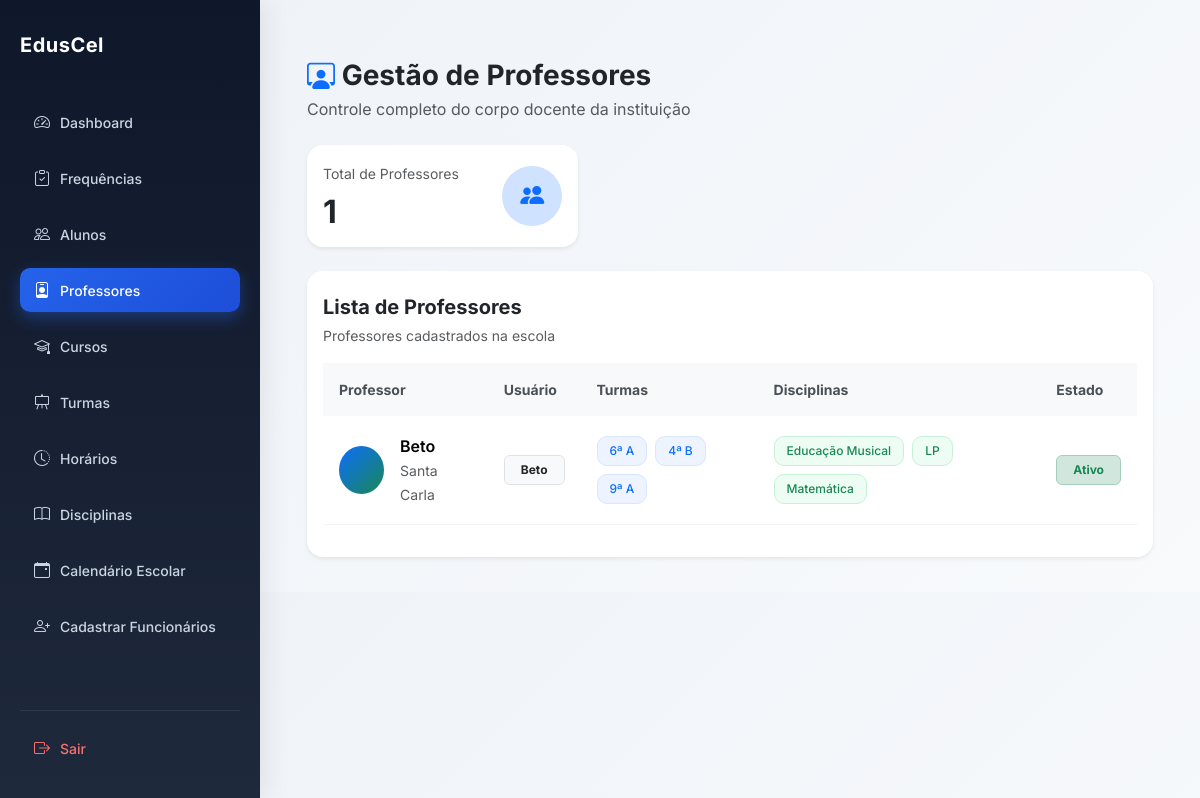
Page /professores/ (signed in) on the committed database.
### users/models.py (models this page shows, shortened)
class User(AbstractUser):
    ROLE_CHOICES = (
        ('SUPERADMIN', 'Super Admin'),
        ('DIRETOR', 'Diretor'),
        ('PROFESSOR', 'Professor'),
        ('ALUNO', 'Aluno'),
        ('FINANCEIRO', 'Financeiro'),
        ('SECRETARIA', 'Secretaria'),
    )
    role = models.CharField(
        max_length=20,
        choices=ROLE_CHOICES,
        default='ALUNO'
    )
    ativo = models.BooleanField(default=True)
    escola = models.ForeignKey(
        'academic.Escola',
        on_delete=models.CASCADE,
        null=True,
        blank=True,
        related_name="usuarios"
    )
    criado_em = models.DateTimeField(auto_now_add=True)
    tentativas_login = models.PositiveIntegerField(
        default=0
    )
    bloqueado_ate = models.DateTimeField(
        null=True,
        blank=True
    )
    objects = UserManager()

### academic/models.py (models this page shows, shortened)
class Escola(models.Model):
    nome = models.CharField(
        "Nome da Escola",
        max_length=255
    )
    codigo = models.CharField(
        "Código da Escola",
        max_length=10,
        unique=True,
        blank=True,
        help_text="Código usado no login da escola"
    )
    logo = models.ImageField(
        upload_to='logos_escolas/',
        blank=True,
        null=True
    )
    endereco = models.CharField(
        "Endereço",
        max_length=255
    )
    provincia = models.CharField(
        "Província",
        max_length=100,
        blank=True,
        null=True
    )
    municipio = models.CharField(
        "Município",
        max_length=100,
        blank=True,
        null=True
    )
    telefone = models.CharField(
        "Telefone",
        max_length=20
    )
    nif = models.CharField(
        "NIF",
        max_length=14,
        blank=True,
        null=True,
        help_text="Número de Identificação Fiscal da escola"
    )
    email = models.EmailField(
        "Email da Escola",
        max_length=254,
        blank=True,
        null=True,
        help_text="Email oficial da escola"
    )
    plano = models.ForeignKey(
        "Plano",
        on_delete=models.SET_NULL,
        null=True,
        blank=True,
        related_name="escolas",
        verbose_name="Plano"
    )
    data_expiracao = models.DateField(
        "Data de Expiração do Plano",
        null=True,
        blank=True
    )
    ativo = models.BooleanField(
        "Ativo",
        default=True
    )
    criada_em = models.DateTimeField(
        "Criada em",
        auto_now_add=True
    )
    class Meta:
        verbose_name = "Escola"
        verbose_name_plural = "Escolas"
        ordering = ["nome"]

class Disciplina(models.Model):
    nome = models.CharField(max_length=90)
    turma = models.ForeignKey(
        Turma,
        on_delete=models.CASCADE,
        related_name="disciplinas"
    )
    professor = models.ForeignKey(
        settings.AUTH_USER_MODEL,
        on_delete=models.CASCADE,
        limit_choices_to={'role': 'PROFESSOR'},
        related_name="disciplinas",
        null=True,
        blank=True
    )
    escola = models.ForeignKey(
        Escola,
        on_delete=models.CASCADE,
        related_name="disciplinas"
    )
    criada_em = models.DateTimeField(auto_now_add=True)
    class Meta:
        unique_together = ('nome', 'turma', 'escola')
        ordering = ["nome"]

class Turma(models.Model):
    CLASSE_CHOICES = [
        ('4', '4ª Classe'),
        ('5', '5ª Classe'),
        ('6', '6ª Classe'),
        ('7', '7ª Classe'),
        ('8', '8ª Classe'),
        ('9', '9ª Classe'),
        ('10', '10ª Classe'),
        ('11', '11ª Classe'),
        ('12', '12ª Classe'),
        ('13', '13ª Classe'),
    ]
    TURNOS = [
        ('MANHA', 'Manhã'),
        ('TARDE', 'Tarde'),
        ('NOITE', 'Noite'),
    ]
    classe = models.CharField(
        max_length=10,
        choices=CLASSE_CHOICES,
        verbose_name="Classe"
    )
    curso = models.ForeignKey(
        'Curso',
        on_delete=models.SET_NULL,
        null=True,
        blank=True,
        related_name="turmas",
        verbose_name="Curso"
    )
    identificador = models.CharField(
        max_length=5,
        verbose_name="Identificador"
    )
    turno = models.CharField(
        max_length=10,
        choices=TURNOS,
        default='MANHA',
        verbose_name='Turno'
    )
    ano_letivo = models.ForeignKey(
        'AnoLetivo',
        on_delete=models.CASCADE,
        related_name="turmas",
        verbose_name="Ano Letivo"
    )
    escola = models.ForeignKey(
        'Escola',
        on_delete=models.CASCADE,
        related_name="turmas",
        verbose_name="Escola"
    )
    professor = models.ForeignKey(
        settings.AUTH_USER_MODEL,
        on_delete=models.SET_NULL,
        related_name="turmas",
        limit_choices_to={"role": "PROFESSOR"},
        null=True,
        blank=True,
        verbose_name="Professor"
    )
    criada_em = models.DateTimeField(
        auto_now_add=True,
        verbose_name="Data de Criação"
    )
    class Meta:
        constraints = [
            models.UniqueConstraint(
                fields=['classe', 'identificador', 'turno', 'ano_letivo', 'escola', 'curso'],
                name='unique_turma_por_curso'
            )
        ]
        verbose_name = "Turma"
        verbose_name_plural = "Turmas"

### core/views.py (the view)
# urls.py: path('professores/', views.lista_professores, name='professores'),
@login_required
def lista_professores(request):
    escola = get_escola(request)
    if not escola:
        return redirect("dashboard")
    professores = User.objects.filter(
        role="PROFESSOR",
        escola=escola
    ).prefetch_related(
        Prefetch(
            "disciplinas",
            queryset=Disciplina.objects.select_related(
                "turma",
                "turma__curso"
            )
        )
    ).annotate(
        total_turmas=Count("disciplinas__turma", distinct=True),
        total_disciplinas=Count("disciplinas", distinct=True),
    ).order_by(
        "first_name",
        "username"
    )
    total_professores = professores.count()
    return render(request, "professores.html", {
        "professores": professores,
        "total_professores": total_professores,
    })

### core/views.py (called while the page is built)
def get_escola(request):
    user = request.user
    if user.role == 'SUPERADMIN':
        escola_id = request.session.get('escola_id')
        if escola_id:
            return Escola.objects.filter(id=escola_id).first()
        return None
    return user.escola

### core/templates/professores.html (shortened to what this page needs)
{% extends 'base.html' %}
{% block content %}
<div class="container-fluid mt-4">
    <div class="d-flex justify-content-between align-items-center flex-wrap gap-3 mb-4">
        <div>
            <h3 class="fw-bold mb-1">
                <i class="bi bi-person-workspace text-primary"></i>
                Gestão de Professores
            </h3>
            <p class="text-muted mb-0">
                Controle completo do corpo docente da instituição
            </p>
        </div>
    </div>
    <div class="row g-3 mb-4">
        <div class="col-md-4">
            <div class="card border-0 shadow-sm rounded-4 h-100">
                <div class="card-body">
                    <div class="d-flex justify-content-between align-items-center">
                        <div>
                            <small class="text-muted">
                                Total de Professores
                            </small>
                            <h2 class="fw-bold mt-2 mb-0">
                                {{ total_professores }}
                            </h2>
                        </div>
                        <div class="icon-circle bg-primary-subtle text-primary">
                            <i class="bi bi-people-fill"></i>
                        </div>
                    </div>
                </div>
            </div>
        </div>
    </div>
    <div class="card border-0 shadow-sm rounded-4">
        <div class="card-header bg-white border-0 pt-4 pb-0">
            <div class="d-flex justify-content-between align-items-center flex-wrap gap-2">
                <div>
                    <h5 class="fw-bold mb-1">
                        Lista de Professores
                    </h5>
                    <small class="text-muted">
                        Professores cadastrados na escola
                    </small>
                </div>
            </div>
        </div>
        <div class="card-body">
            <div class="table-responsive">
                <table class="table align-middle table-hover">
                    <thead>
                        <tr>
                            <th>Professor</th>
                            <th>Usuário</th>
                            <th>Turmas</th>
                            <th>Disciplinas</th>
                            <th>Estado</th>
                        </tr>
                    </thead>
                    <tbody>
                        {% for professor in professores %}
                        <tr>
                            <td>
                                <div class="d-flex align-items-center gap-3">
                                    <div class="avatar-circle">
                                    </div>
                                    <div>
                                        <div class="fw-semibold">
                                            {{ professor.get_full_name|default:professor.username }}
                                        </div>
                                        <small class="text-muted">
                                            {{ professor.escola.nome }}
                                        </small>
                                    </div>
                                </div>
                            </td>
                            <td>
                                <span class="badge bg-light text-dark border px-3 py-2">
                                    {{ professor.username }}
                                </span>
                            </td>
                            <td>
                                {% if professor.disciplinas.all %}
                                    <div class="d-flex flex-wrap gap-2">
                                        {% for disciplina in professor.disciplinas.all %}
                                            {% if disciplina.turma %}
                                            <span class="badge turma-badge">
                                                {{ disciplina.turma.classe }}ª
                                                {{ disciplina.turma.identificador }}
                                            </span>
                                            {% endif %}
                                        {% endfor %}
                                    </div>
                                {% else %}
                                    <span class="text-muted">
                                        Sem turmas
                                    </span>
                                {% endif %}
                            </td>
                            <td>
                                {% if professor.disciplinas.all %}
                                    <div class="d-flex flex-wrap gap-2">
                                        {% for disciplina in professor.disciplinas.all %}
                                            <span class="badge disciplina-badge">
                                                {{ disciplina.nome }}
                                            </span>
                                        {% endfor %}
                                    </div>
                                {% else %}
                                    <span class="text-muted">
                                        Nenhuma disciplina
                                    </span>
                                {% endif %}
                            </td>
                            <td>
                                <span class="badge bg-success-subtle text-success border border-success-subtle px-3 py-2">
                                    Ativo
                                </span>
                            </td>
                        </tr>
                        {% endfor %}
                    </tbody>
                </table>
            </div>
        </div>
    </div>
</div>
{% endblock %}

### core/templates/base.html (style rules this page uses)
body { margin: 0; font-family: 'Inter', sans-serif; background: linear-gradient(135deg, #eef2f7, #f8fafc); }

### core/templates/professores.html (style rules this page uses)
.avatar-circle { width:48px; height:48px; border-radius:50%; background:linear-gradient(135deg,#0d6efd,#198754); color:white; display:flex; align-items:center; justify-content:center; font-weight:bold; font-size:18px; }
.icon-circle { width:60px; height:60px; border-radius:50%; display:flex; align-items:center; justify-content:center; font-size:24px; }
.turma-badge { background:#eef4ff; color:#0d6efd; border:1px solid #d8e6ff; padding:8px 12px; font-weight:500; border-radius:10px; }
.disciplina-badge { background:#edfdf3; color:#198754; border:1px solid #c7f0d8; padding:8px 12px; font-weight:500; border-radius:10px; }
.table thead th { background:#f8f9fa; border:none; font-size:14px; font-weight:700; color:#495057; padding:16px; }
.table tbody td { padding:18px 16px; vertical-align:middle; }
.table tbody tr { border-bottom:1px solid #f1f3f5; }
.card { overflow:hidden; }

### rows in the picture
User: get_full_name "Beto", escola.nome "Santa Carla", username "Beto"
Disciplina: turma.classe "6", turma.identificador "A", nome "Educação Musical"
Disciplina: turma.classe "4", turma.identificador "B", nome "LP"
Disciplina: turma.classe "9", turma.identificador "A", nome "Matemática"

### other values in the picture
{{ total_professores }} "1"
